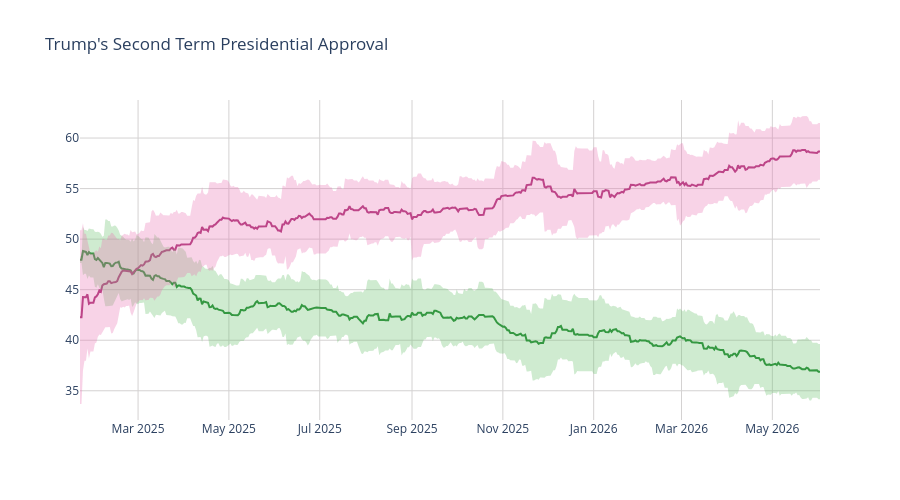

The code cell stored with this chart in its notebook:
### Code cell
disappr_ci_hex = "#e86eaf"
appr_ci_hex = "#60be65"
disappr_ci_rgba = "rgba(232, 110, 175, 0.3)"
appr_ci_rgba = "rgba(96, 190, 101, 0.3)"
grid_col = "#d4d2d2"


# Approve
fig = go.Figure(go.Scatter(
    x=pres['end_date'],
    y=pres['approve'],
    hovertemplate="%{y:.2f}%",
    name="<b>Approve</b>",
    line=dict(color="#228833"),
    showlegend=False
))

# Disapprove
fig.add_trace(go.Scatter(
    x=pres['end_date'],
    y=pres['disapprove'],
    hovertemplate="%{y:.2f}%",
    name="<b>Disapprove</b>",
    line=dict(color="#aa3377"),
    showlegend=False
    )
)

# Approve CI
fig.add_traces([

    # Upper bound
    go.Scatter(
        x=pres['end_date'],
        y=pres['approve_upper_ci'],
        marker=dict(color=appr_ci_hex),
        line=dict(width=0),
        mode='lines',
        showlegend=False,
        hoverinfo="skip"
    ),

    # Lower bound
    go.Scatter(
        x=pres['end_date'],
        y=pres['approve_lower_ci'],
        marker=dict(color=appr_ci_hex),
        line=dict(width=0),
        mode='lines',
        fillcolor=appr_ci_rgba,
        fill="tonexty",
        showlegend=False,
        hoverinfo="skip"
    )
])

# Disapprove CI
fig.add_traces([

    # Upper bound
    go.Scatter(
        x=pres['end_date'],
        y=pres['disapprove_upper_ci'],
        marker=dict(color=disappr_ci_hex),
        line=dict(width=0),
        mode='lines',
        showlegend=False,
        hoverinfo="skip"
    ),

    # Lower bound
    go.Scatter(
        x=pres['end_date'],
        y=pres['disapprove_lower_ci'],
        marker=dict(color=disappr_ci_hex),
        line=dict(width=0),
        mode='lines',
        fillcolor=disappr_ci_rgba,
        fill="tonexty",
        showlegend=False,
        hoverinfo="skip"
    )
])

fig.update_layout(
    title=dict(text="Trump's Second Term Presidential Approval"),
    hovermode="x"
)

fig.update_xaxes(gridcolor=grid_col)
fig.update_yaxes(gridcolor=grid_col)

fig.update_layout(hovermode="x", hoverlabel_align="right", plot_bgcolor="rgba(0, 0, 0, 0)", height=500)
fig.show()

### Figure 1 — Plotly figure (JSON) as saved in the notebook; plotly's stock layout.template omitted (floating-point values rounded to 4 significant figures; data arrays with more than 128 entries replaced by an {"elided": "..."} marker saying what was removed)
{"data": [{"hovertemplate": "%{y:.2f}%", "line": {"color": "#228833"}, "name": "<b>Approve</b>", "showlegend": false, "type": "scatter", "x": {"elided": "498 str values"}, "y": {"elided": "498 float values"}}, {"hovertemplate": "%{y:.2f}%", "line": {"color": "#aa3377"}, "name": "<b>Disapprove</b>", "showlegend": false, "type": "scatter", "x": {"elided": "498 str values"}, "y": {"elided": "498 float values"}}, {"hoverinfo": "skip", "line": {"width": 0}, "marker": {"color": "#60be65"}, "mode": "lines", "showlegend": false, "type": "scatter", "x": {"elided": "498 str values"}, "y": {"elided": "498 float values"}}, {"fill": "tonexty", "fillcolor": "rgba(96, 190, 101, 0.3)", "hoverinfo": "skip", "line": {"width": 0}, "marker": {"color": "#60be65"}, "mode": "lines", "showlegend": false, "type": "scatter", "x": {"elided": "498 str values"}, "y": {"elided": "498 float values"}}, {"hoverinfo": "skip", "line": {"width": 0}, "marker": {"color": "#e86eaf"}, "mode": "lines", "showlegend": false, "type": "scatter", "x": {"elided": "498 str values"}, "y": {"elided": "498 float values"}}, {"fill": "tonexty", "fillcolor": "rgba(232, 110, 175, 0.3)", "hoverinfo": "skip", "line": {"width": 0}, "marker": {"color": "#e86eaf"}, "mode": "lines", "showlegend": false, "type": "scatter", "x": {"elided": "498 str values"}, "y": {"elided": "498 float values"}}], "layout": {"height": 500, "hoverlabel": {"align": "right"}, "hovermode": "x", "plot_bgcolor": "rgba(0, 0, 0, 0)", "title": {"text": "Trump's Second Term Presidential Approval"}, "xaxis": {"gridcolor": "#d4d2d2"}, "yaxis": {"gridcolor": "#d4d2d2"}}}
